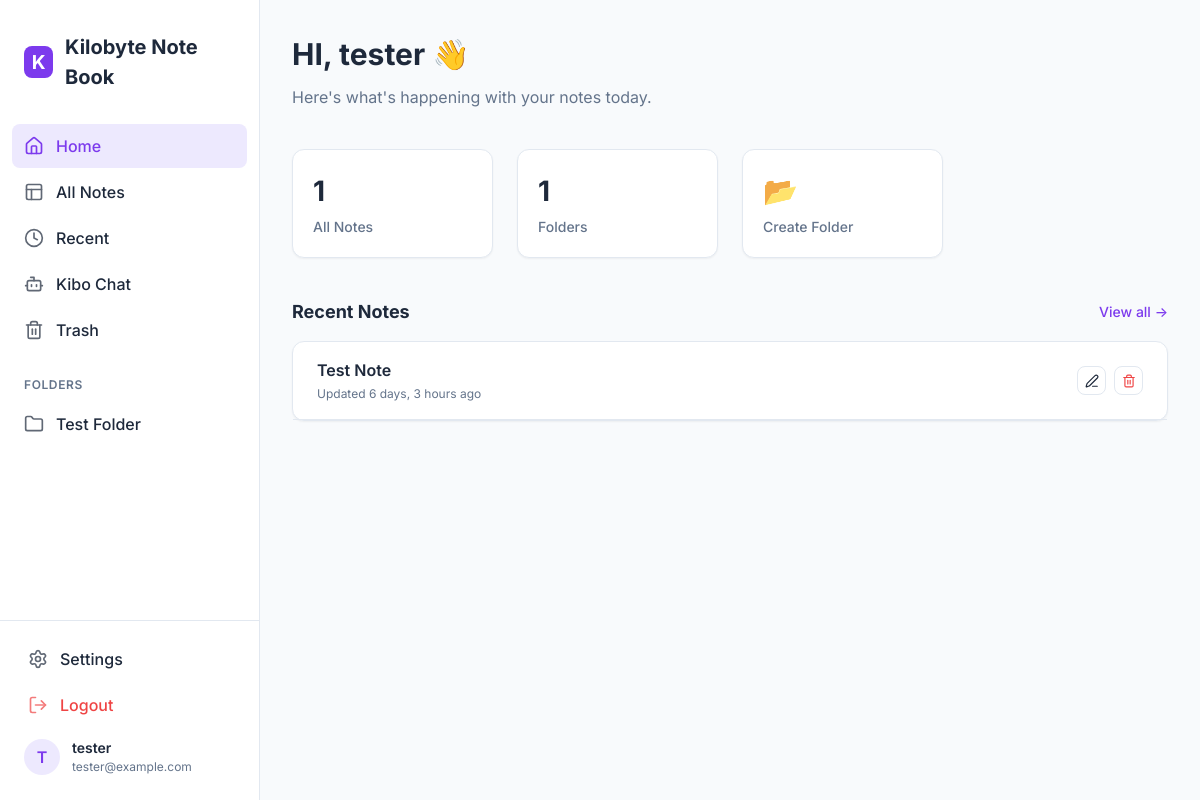
Screenshot of /dashboard/ (signed in) with the database file from the repository.
### main/models.py (models this page shows, shortened)
class Folder(models.Model):
    name = models.CharField(max_length=100)
    user = models.ForeignKey(User, on_delete=models.CASCADE)

class Note(models.Model):
    title = models.CharField(max_length=200)
    content = models.TextField()
    user = models.ForeignKey(User, on_delete=models.CASCADE)
    folder = models.ForeignKey(Folder, on_delete=models.SET_NULL, null=True, blank=True, related_name='notes')
    is_favorite = models.BooleanField(default=False)
    is_trashed = models.BooleanField(default=False)
    created_at = models.DateTimeField(auto_now_add=True)
    updated_at = models.DateTimeField(auto_now=True)
    deleted_at = models.DateTimeField(null=True, blank=True)

### main/views.py (the view)
# urls.py: path('dashboard/', views.dashboard, name='dashboard'),
@login_required(login_url='/login/')
def dashboard(request):
    notes_count = Note.objects.filter(user=request.user, is_trashed=False).count()
    folders_count = Folder.objects.filter(user=request.user).count()
    favorites_count = Note.objects.filter(user=request.user, is_favorite=True, is_trashed=False).count()
    recent_notes = Note.objects.filter(user=request.user, is_trashed=False).order_by('-updated_at')[:5]
    favorite_notes = Note.objects.filter(user=request.user, is_favorite=True, is_trashed=False)[:5]
    return render(request, 'main/dashboard.html', {
        'notes_count': notes_count,
        'folders_count': folders_count,
        'favorites_count': favorites_count,
        'recent_notes': recent_notes,
        'favorite_notes': favorite_notes,
    })

### main/context_processors.py (called while the page is built)
def folders_processor(request):
    if request.user.is_authenticated:
        user_settings, _ = UserSettings.objects.get_or_create(user=request.user)
        return {
            'user_folders': Folder.objects.filter(user=request.user),
            'user_settings': user_settings
        }
    return {'user_folders': []}

### main/templates/main/dashboard.html (shortened to what this page needs)
{% extends 'main/base.html' %}
{% load static %}
{% block content %}
<div class="dashboard-header animate-fade-in">
    <h2 class="greeting">HI, {{ user.username }} 👋</h2>
    <p class="sub-greeting">Here's what's happening with your notes today.</p>
</div>
<div class="stats-grid animate-fade-in" style="animation-delay: 0.1s;">
    <a href="{% url 'home' %}" class="stat-card card" style="text-decoration: none; color: inherit; cursor: pointer;">
        <div class="stat-value">{{ notes_count }}</div>
        <div class="stat-label">All Notes</div>
    </a>
        <a href="#" class="stat-card card" style="text-decoration: none; color: inherit; cursor: pointer;">
        <div class="stat-value">{{ folders_count }}</div>
        <div class="stat-label">Folders</div>
    </a>
    <a href="{% url 'folders' %}" class="stat-card card" style="text-decoration: none; color: inherit; cursor: pointer;">
        <div class="stat-value">📂</div>
        <div class="stat-label">Create Folder</div>
    </a>
</div>
<div class="animate-fade-in" style="animation-delay: 0.2s; margin-top: 2rem;">
    <div style="display: flex; justify-content: space-between; align-items: center; margin-bottom: 1rem;">
        <div class="section-title" style="margin: 0;">Recent Notes</div>
        <a href="{% url 'recent_notes' %}" style="font-size: 0.875rem; color: var(--primary); text-decoration: none; font-weight: 500;">View all →</a>
    </div>
    <div class="card" style="padding: 0;">
        {% for note in recent_notes %}
        <a href="{% url 'note_view' note.id %}" style="text-decoration: none; color: inherit; display: block;">
            <div class="note-list-item" style="padding: 1rem 1.5rem; display: flex; justify-content: space-between; align-items: center;">
                <div class="note-info">
                    <h4 style="font-size: 1rem; font-weight: 600; margin-bottom: 0.2rem;">{{ note.title }}</h4>
                    <div class="note-meta">Updated {{ note.updated_at|timesince }} ago</div>
                </div>
                <div style="display: flex; gap: 0.5rem; flex-shrink: 0;">
                    <a href="{% url 'split_editor' note.id %}" class="btn btn-outline" style="padding: 0.4rem;" onclick="event.stopPropagation();">
                        <i data-lucide="edit-3" style="width: 14px; height: 14px;"></i>
                    </a>
                    <form method="POST" action="{% url 'delete_note' note.id %}" style="margin: 0;" onclick="event.stopPropagation();">
                        <button type="submit" class="btn btn-outline" style="padding: 0.4rem; color: var(--danger);" onclick="event.stopPropagation(); return confirm('Move this note to trash?')">
                            <i data-lucide="trash-2" style="width: 14px; height: 14px;"></i>
                        </button>
                    </form>
                </div>
            </div>
        </a>
        {% endfor %}
    </div>
</div>
{% endblock %}

### main/templates/main/base.html (shortened to what this page needs)
{% load static %}
<!DOCTYPE html>
<html lang="en" {% if user_settings.dark_mode %}data-theme="dark"{% endif %}>
<head>
    <link rel="stylesheet" href="{% static 'main/css/style.css' %}">
</head>
<body>
    {% if user.is_authenticated and not hide_sidebar %}
    <div class="app-container">
        <aside class="sidebar" id="app-sidebar">
            <div class="sidebar-header">
                <div class="logo-icon">K</div>
                <h1 class="logo-text">Kilobyte Note Book</h1>
            </div>
            <nav class="sidebar-nav">
                <div class="nav-section">
                    <a href="{% url 'dashboard' %}" class="nav-item {% if request.resolver_match.url_name == 'dashboard' %}active{% endif %}">
                        <i data-lucide="home"></i>
                        Home
                    </a>
                    <a href="{% url 'home' %}" class="nav-item {% if request.resolver_match.url_name == 'home' %}active{% endif %}">
                        <i data-lucide="layout"></i>
                        All Notes
                    </a>
                    <a href="{% url 'recent_notes' %}" class="nav-item {% if request.resolver_match.url_name == 'recent_notes' %}active{% endif %}">
                        <i data-lucide="clock"></i>
                        Recent
                    </a>
                    <a href="{% url 'chatbot' %}" class="nav-item {% if request.resolver_match.url_name == 'chatbot' %}active{% endif %}">
                        <i data-lucide="bot"></i>
                        Kibo Chat
                    </a>
                    <a href="{% url 'trash' %}" class="nav-item {% if request.resolver_match.url_name == 'trash' %}active{% endif %}">
                        <i data-lucide="trash-2"></i>
                        Trash
                    </a>
                </div>
                <div class="nav-section">
                    <div class="nav-section-title">Folders</div>
                    {% for folder in user_folders %}
                    <a href="{% url 'folder_detail' folder.id %}" class="nav-item">
                        <i data-lucide="folder"></i>
                        {{ folder.name }}
                    </a>
                    {% empty %}
                    <a href="{% url 'folders' %}" class="nav-item text-muted" style="font-size: 0.75rem;">
                        <i data-lucide="plus-circle"></i>
                        Create a folder
                    </a>
                    {% endfor %}
                </div>
            </nav>
            <div class="sidebar-footer">
                <a href="{% url 'settings' %}" class="nav-item">
                    <i data-lucide="settings"></i>
                    Settings
                </a>
                <a href="{% url 'logout' %}" class="nav-item text-danger">
                    <i data-lucide="log-out"></i>
                    Logout
                </a>
                <div class="user-profile">
                    <div class="user-avatar">{{ user.username|first|upper }}</div>
                    <div class="user-info">
                        <div class="user-name">{{ user.username }}</div>
                        <div class="user-email">{{ user.email|default:"user@example.com" }}</div>
                    </div>
                </div>
            </div>
        </aside>
        <main class="main-content">
            {% block content %}{% endblock %}
        </main>
    </div>
    {% endif %}
</body>
</html>

### rows the page displays
Folder: name "Test Folder"
Note: title "Test Note", updated_at "6 days, 3 hours"

### other values shown
{{ user.username|first|upper }} "T"
{{ user.username }} "tester"
{{ user.email|default:"user@example.com" }} "tester@example.com"
{{ notes_count }} "1"
{{ folders_count }} "1"
